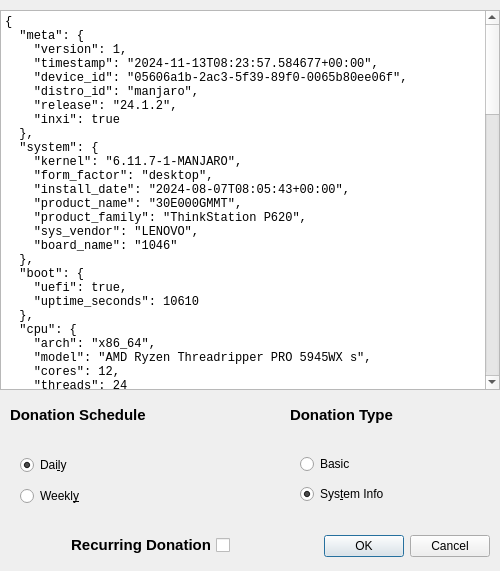
<?xml version="1.0" encoding="UTF-8"?>
<ui version="4.0">
 <class>Dialog</class>
 <widget class="QDialog" name="Dialog">
  <property name="geometry">
   <rect>
    <x>0</x>
    <y>0</y>
    <width>500</width>
    <height>571</height>
   </rect>
  </property>
  <property name="sizePolicy">
   <sizepolicy hsizetype="Fixed" vsizetype="Fixed">
    <horstretch>0</horstretch>
    <verstretch>0</verstretch>
   </sizepolicy>
  </property>
  <property name="windowTitle">
   <string>Dialog</string>
  </property>
  <widget class="QDialogButtonBox" name="buttonBox">
   <property name="geometry">
    <rect>
     <x>230</x>
     <y>530</y>
     <width>260</width>
     <height>32</height>
    </rect>
   </property>
   <property name="orientation">
    <enum>Qt::Orientation::Horizontal</enum>
   </property>
   <property name="standardButtons">
    <set>QDialogButtonBox::StandardButton::Cancel|QDialogButtonBox::StandardButton::Ok</set>
   </property>
  </widget>
  <widget class="QPlainTextEdit" name="previewDonation">
   <property name="geometry">
    <rect>
     <x>0</x>
     <y>10</y>
     <width>500</width>
     <height>380</height>
    </rect>
   </property>
   <property name="font">
    <font>
     <family>Monospace</family>
    </font>
   </property>
   <property name="acceptDrops">
    <bool>false</bool>
   </property>
   <property name="sizeAdjustPolicy">
    <enum>QAbstractScrollArea::SizeAdjustPolicy::AdjustToContentsOnFirstShow</enum>
   </property>
   <property name="lineWrapMode">
    <enum>QPlainTextEdit::LineWrapMode::NoWrap</enum>
   </property>
   <property name="plainText">
    <string>{
  &quot;meta&quot;: {
    &quot;version&quot;: 1,
    &quot;timestamp&quot;: &quot;2024-11-13T08:23:57.584677+00:00&quot;,
    &quot;device_id&quot;: &quot;05606a1b-2ac3-5f39-89f0-0065b80ee06f&quot;,
    &quot;distro_id&quot;: &quot;manjaro&quot;,
    &quot;release&quot;: &quot;24.1.2&quot;,
    &quot;inxi&quot;: true
  },
  &quot;system&quot;: {
    &quot;kernel&quot;: &quot;6.11.7-1-MANJARO&quot;,
    &quot;form_factor&quot;: &quot;desktop&quot;,
    &quot;install_date&quot;: &quot;2024-08-07T08:05:43+00:00&quot;,
    &quot;product_name&quot;: &quot;30E000GMMT&quot;,
    &quot;product_family&quot;: &quot;ThinkStation P620&quot;,
    &quot;sys_vendor&quot;: &quot;LENOVO&quot;,
    &quot;board_name&quot;: &quot;1046&quot;
  },
  &quot;boot&quot;: {
    &quot;uefi&quot;: true,
    &quot;uptime_seconds&quot;: 10610
  },
  &quot;cpu&quot;: {
    &quot;arch&quot;: &quot;x86_64&quot;,
    &quot;model&quot;: &quot;AMD Ryzen Threadripper PRO 5945WX s&quot;,
    &quot;cores&quot;: 12,
    &quot;threads&quot;: 24
  },
  &quot;memory&quot;: {
    &quot;ram_gb&quot;: 62.64882278442383,
    &quot;swap_gb&quot;: 68.91374969482422
  },
  &quot;graphics&quot;: {
    &quot;comp&quot;: &quot;kwin_wayland&quot;,
    &quot;dri&quot;: &quot;radeonsi&quot;,
    &quot;gpus&quot;: [
      {
        &quot;vendor&quot;: &quot;Tul / PowerColor&quot;,
        &quot;model&quot;: &quot;Advanced Micro Devices [AMD/ATI] Navi 31 [Radeon RX 7900 XT/7900 XTX/7900 GRE/7900M]&quot;,
        &quot;driver&quot;: &quot;amdgpu&quot;
      }
    ],
    &quot;outputs&quot;: [
      {
        &quot;model&quot;: null,
        &quot;res&quot;: &quot;5120x1440&quot;,
        &quot;refresh&quot;: 239.63,
        &quot;dpi&quot;: null,
        &quot;size&quot;: &quot;1193x336&quot;,
        &quot;mapped&quot;: &quot;DP-2&quot;
      }
    ]
  },
  &quot;audio&quot;: {
    &quot;servers&quot;: [
      {
        &quot;name&quot;: &quot;PipeWire&quot;,
        &quot;active&quot;: true
      }
    ]
  },
  &quot;disk&quot;: {
    &quot;disks&quot;: [
      {
        &quot;size_gb&quot;: 953.8694686889648,
        &quot;root&quot;: {
          &quot;size_gb&quot;: 884.6552958488464,
          &quot;fstype&quot;: &quot;ext4&quot;,
          &quot;crypt&quot;: false
        },
        &quot;home&quot;: null
      }
    ],
    &quot;windows&quot;: false
  },
  &quot;locale&quot;: {
    &quot;region&quot;: &quot;en_DK.UTF-8&quot;,
    &quot;language&quot;: &quot;en&quot;,
    &quot;timezone&quot;: &quot;Europe/Copenhagen&quot;
  },
  &quot;package&quot;: {
    &quot;last_update&quot;: &quot;2024-11-12T05:37:40+01:00&quot;,
    &quot;branch&quot;: &quot;unstable&quot;,
    &quot;pkgs&quot;: 1732,
    &quot;foreign_pkgs&quot;: 5,
    &quot;pkgs_update_pending&quot;: 0,
    &quot;flatpaks&quot;: 0,
    &quot;pacman_mirrors&quot;: {
      &quot;total&quot;: 1,
      &quot;ok&quot;: 1,
      &quot;country_config&quot;: &quot;Austria&quot;
    }
  },
  &quot;desktop&quot;: {
    &quot;cli&quot;: &quot;/bin/bash&quot;,
    &quot;gui&quot;: &quot;KDE Plasma&quot;,
    &quot;dm&quot;: &quot;SDDM&quot;,
    &quot;wm&quot;: &quot;kwin_wayland&quot;,
    &quot;display&quot;: &quot;wayland&quot;,
    &quot;display_with&quot;: &quot;Xwayland&quot;
  }
}</string>
   </property>
  </widget>
  <widget class="QWidget" name="verticalLayoutWidget">
   <property name="geometry">
    <rect>
     <x>10</x>
     <y>440</y>
     <width>220</width>
     <height>81</height>
    </rect>
   </property>
   <layout class="QVBoxLayout" name="layoutConfigTimer">
    <property name="leftMargin">
     <number>10</number>
    </property>
    <property name="topMargin">
     <number>10</number>
    </property>
    <property name="rightMargin">
     <number>10</number>
    </property>
    <property name="bottomMargin">
     <number>10</number>
    </property>
    <item>
     <widget class="QRadioButton" name="optionDaily">
      <property name="text">
       <string>Dai&amp;ly</string>
      </property>
      <property name="checked">
       <bool>true</bool>
      </property>
     </widget>
    </item>
    <item>
     <widget class="QRadioButton" name="optionWeekly">
      <property name="text">
       <string>Weekl&amp;y</string>
      </property>
      <property name="checked">
       <bool>false</bool>
      </property>
     </widget>
    </item>
   </layout>
  </widget>
  <widget class="QWidget" name="verticalLayoutWidget_2">
   <property name="geometry">
    <rect>
     <x>290</x>
     <y>440</y>
     <width>200</width>
     <height>80</height>
    </rect>
   </property>
   <layout class="QVBoxLayout" name="layoutConfigData">
    <property name="leftMargin">
     <number>10</number>
    </property>
    <property name="topMargin">
     <number>10</number>
    </property>
    <property name="rightMargin">
     <number>10</number>
    </property>
    <property name="bottomMargin">
     <number>10</number>
    </property>
    <item>
     <widget class="QRadioButton" name="optionBasic">
      <property name="text">
       <string>Basic</string>
      </property>
     </widget>
    </item>
    <item>
     <widget class="QRadioButton" name="optionFull">
      <property name="text">
       <string>Sys&amp;tem Info</string>
      </property>
      <property name="checked">
       <bool>true</bool>
      </property>
     </widget>
    </item>
   </layout>
  </widget>
  <widget class="QCheckBox" name="checkRegular">
   <property name="geometry">
    <rect>
     <x>10</x>
     <y>530</y>
     <width>220</width>
     <height>30</height>
    </rect>
   </property>
   <property name="font">
    <font>
     <pointsize>11</pointsize>
     <bold>true</bold>
    </font>
   </property>
   <property name="layoutDirection">
    <enum>Qt::LayoutDirection::RightToLeft</enum>
   </property>
   <property name="text">
    <string>Recurring Donation</string>
   </property>
  </widget>
  <widget class="QLabel" name="labelTimerOptions">
   <property name="geometry">
    <rect>
     <x>10</x>
     <y>400</y>
     <width>200</width>
     <height>30</height>
    </rect>
   </property>
   <property name="text">
    <string>&lt;html&gt;&lt;head/&gt;&lt;body&gt;&lt;p&gt;&lt;span style=&quot; font-size:11pt; font-weight:700;&quot;&gt;Donation Schedule&lt;/span&gt;&lt;/p&gt;&lt;/body&gt;&lt;/html&gt;</string>
   </property>
  </widget>
  <widget class="QLabel" name="labelServiceOptions">
   <property name="geometry">
    <rect>
     <x>290</x>
     <y>400</y>
     <width>200</width>
     <height>30</height>
    </rect>
   </property>
   <property name="text">
    <string>&lt;html&gt;&lt;head/&gt;&lt;body&gt;&lt;p&gt;&lt;span style=&quot; font-size:11pt; font-weight:700;&quot;&gt;Donation Type&lt;/span&gt;&lt;/p&gt;&lt;/body&gt;&lt;/html&gt;</string>
   </property>
  </widget>
 </widget>
 <resources/>
 <connections>
  <connection>
   <sender>buttonBox</sender>
   <signal>accepted()</signal>
   <receiver>Dialog</receiver>
   <slot>accept()</slot>
   <hints>
    <hint type="sourcelabel">
     <x>248</x>
     <y>254</y>
    </hint>
    <hint type="destinationlabel">
     <x>157</x>
     <y>274</y>
    </hint>
   </hints>
  </connection>
  <connection>
   <sender>buttonBox</sender>
   <signal>rejected()</signal>
   <receiver>Dialog</receiver>
   <slot>reject()</slot>
   <hints>
    <hint type="sourcelabel">
     <x>316</x>
     <y>260</y>
    </hint>
    <hint type="destinationlabel">
     <x>286</x>
     <y>274</y>
    </hint>
   </hints>
  </connection>
 </connections>
</ui>
